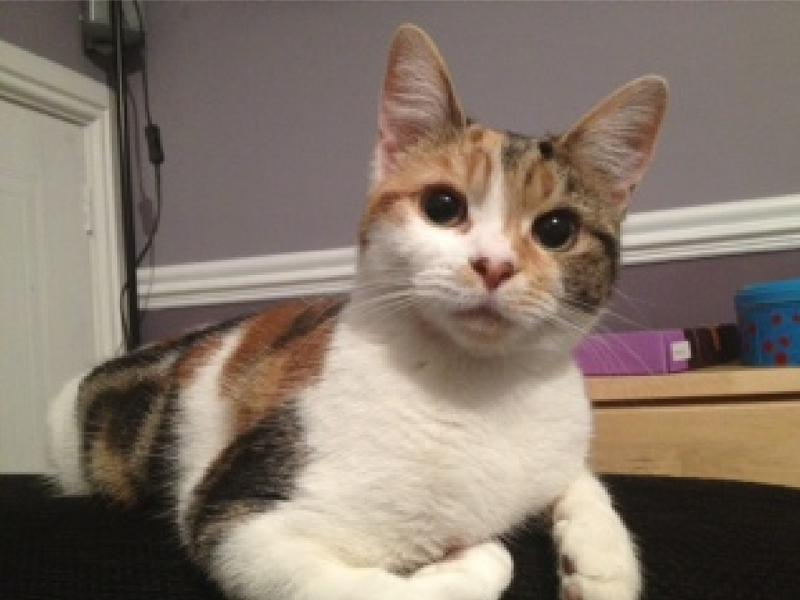
#> input picture images/cavendish.jpg, 800 x 600 px, found by its file name
$ jupyter execute 1.5_Convolution.ipynb
#> lines starting #> are read from the running program, lines starting #| are printed output that depends on the picture; after the words box and inside, x2 and y2 are one past the last pixel; in counts of white or black regions, pixels touching at a corner belong together
# Image processing

## Convolution

**Convolution** is a common method used in image processing to apply blurring, sharpening, embossing and edge detection to an image. Given an input image we can apply convolution using a **kernel** (or filter) on the input to produce an output image that has the kernel applied.

The convolution of an image array $X$ and a kernel array $Y$ is

```{math}
:label: convolution-equation

\begin{align*}
	Y(i,j) = K * X(i,j) = \sum_{p = -a}^{a} \sum_{q = -b}^{b} K(i-p,j-q) X(p,q)
\end{align*}
```

where $Y$ is the filtered image, $X$ is the original image, $K$ is a kernel filter. $K$ is usually a square matrix with odd numbers of rows and columns. To calculate the filtered image we align the kernel filter with elements of $X$, multiply the corresponding elements together and sum the result. For example consider the convolution of the image using the kernel shown below.

```{glue:figure} convolution-plot
:name: convolution-figure
:figwidth: 600px

```

Here the kernel is aligned to the first 3 rows and columns of the image. Calculating equation {eq}`convolution-equation`

\begin{align*}
    Y(1,1) &= 4(0.06) + 5(0.12) + 2(0.06) + 5(0.12) + 4(0.3) \\
    & \qquad + 3(0.12) + 2(0.06) + 1(0.12) + 2(0.06) = 3.48
\end{align*}

The kernel is then aligned to another pixel in the image and the calcualtions are repeated. Since we cannot align the centre of the kernel filter with the pixels on the edge (or near the edge with a larger kernel) the filtered image is slightly smaller than the original image. Since images that convolution is applied to ofter contain hundreds or thousands of pixels in the horizontal and vertical directions this loss of pixels is not usually a problem.

### Gaussian blur

By applying diferrent kernel filters to images can we can process images. A common application is to blur an image which can be done by applying the following kernel filter which is an approximation of a two-dimensional Gaussian curve

$$K_{blur} = \frac{1}{16} \begin{pmatrix} 1 & 2 & 1 \\ 2 & 4 & 2 \\ 1 & 2 & 1 \end{pmatrix}$$

The affects of applying Gaussian blur to an image can be seen in {numref}`blur-figure`.

```{glue:figure} blur-plot
:name: blur-figure

The original image (left) and with Gaussian blur applied (right).
```

### Unsharp masking

A common tool used in image manipulation software is the sharpen tool. Given a photograph that is slightly out of focus the edges around features in the photograph will appear blurred and blend into each other, sharpening is used to accentuate these edges giving the appearance of a sharper image (this is often the default 'enhance' filter). The unsharp masking kernel filter is

$$K_{sharpen} = \begin{pmatrix} 0 & -1 & 0 \\ -1 & 5 & -1 \\ 0 & -1 & 0 \end{pmatrix},$$

and the affect of sharpening an image can be seen in {numref}`sharpen-figure`.

```{glue:figure} sharpen-plot
:name: sharpen-figure

The original image (left) and with unsharp masking applied (right).
```

[cell 1]
import numpy as np
import matplotlib.pyplot as plt
import matplotlib.image as mpimg
import matplotlib.patches as patches
from myst_nb import glue
plt.rcParams['text.usetex'] = True


def plotarray(x0, y0, X):
#> called with x0 = 0, y0 = 0, X = array of shape (5, 5)
    for i in range(X.shape[0]):
        for j in range(X.shape[1]):
            x, y = x0 + i, y0 + j
            plt.fill([x, x+w, x+w, x], [y, y, y+w, y+w], fc='w', ec='k')
            plt.text(x+0.5*w, y+0.5*w-0.2, s=f'{X[i,j]}', ha='center', fontsize=14)


X = np.array([[1, 3, 2, 5, 4], [2, 5, 1, 4, 5], [1, 5, 2, 3, 2], [4, 1, 2, 4, 3], [4, 1, 5 ,2, 3]])
K = np.array([[1, 2, 1], [2, 4, 2], [1, 2, 1]])
K = np.around(K / np.sum(K), 2)
K[1,1] = 0.30

fig, ax = plt.subplots(figsize=(10, 4))

w = 1
x0, y0 = 0, 0
x1, y1 = 7, 1
plotarray(x0, y0, X)
plotarray(x1, y1, K)

for i in range(3):
    for j in range(3):
        plt.fill([i, i+w, i+w, i], [2+j, 2+j, 2+j+w, 2+j+w], fill=False, ec='k', lw=2)
        plt.fill([x1+i, x1+i+w, x1+i+w, x1+i], [y1+j, y1+j, y1+j+w, y1+j+w], fill=False, ec='k', lw=2)
        plt.fill([x1+5+i, x1+5+i+w, x1+5+i+w, x1+5+i], [y1+j, y1+j, y1+j+w, y1+j+w], fill=False, ec='k', lw=1)


plt.text(12.5, 3.3, s="3.48", fontsize=16,ha='center')
plt.text(2, -0.75, s="image", fontsize=16,ha='center')
plt.text(8.5, -0.75, s="kernel", fontsize=16,ha='center')
plt.text(13.5, -0.75, s="filtered image", fontsize=16,ha='center')
plt.axis('equal')
plt.axis('off')
plt.show()
glue("convolution-plot", fig, display=False)
#> (this line was passed over: myst_nb is not available in this run)

[cell 2]
import numpy as np
import matplotlib.pyplot as plt
import matplotlib.image as mpimg
import matplotlib.patches as patches
from myst_nb import glue
plt.rcParams['text.usetex'] = True

def convolve(X, kernel):
    ksize = kernel.shape[0]
    Ny, Nx, _ = X.shape
    Y_Nx, Y_Ny = Nx - 2 * (ksize // 2), Ny - 2 * (ksize // 2)
    Y = np.zeros((Y_Ny, Y_Nx, 3)).astype(int)
    for i in range(Y_Ny):
        for j in range(Y_Nx):
            for k in range(3):
                Y[i,j,k] = np.sum(X[i:i+ksize,j:j+ksize,k] * kernel)

    return Y


img1 = mpimg.imread("../images/cavendish.jpg")
#> img1 is the input picture: shape (600, 800, 3); mean R, G, B 132.5, 118.4, 106.8
blur = np.array([[1, 2, 1], [2, 4, 2], [1, 2, 1]]) / 16

img2 = convolve(img1, blur)

fig, ax = plt.subplots(1, 2, figsize=(12, 6))
ax[0].imshow(img1)
ax[1].imshow(img2)

glue("blur-plot", fig, display=False)
#> (this line was passed over: myst_nb is not available in this run)

[cell 3]
sharpen = np.array([[0, -1, 0], [-1, 5, -1], [0, -1, 0]])
img2 = convolve(img1, sharpen)
#> after the loop in convolve (call 2), `for i in range(Y_Ny):`:
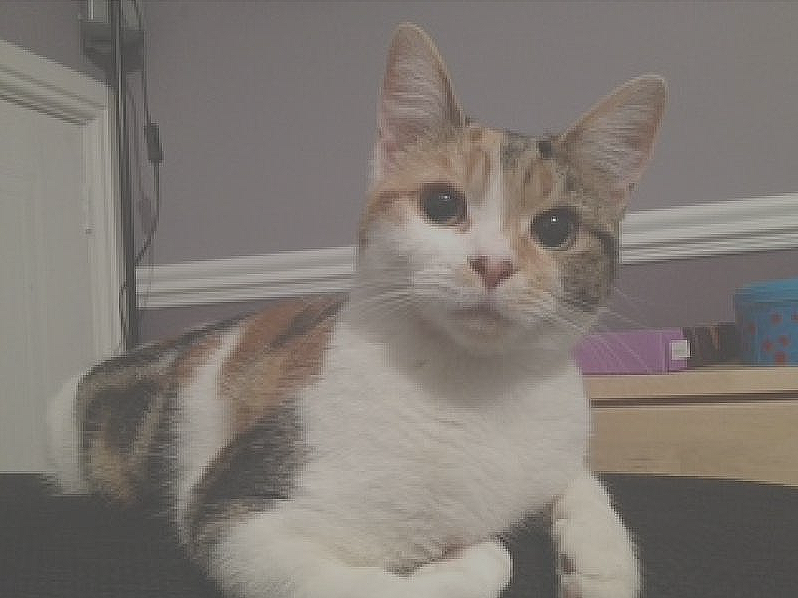
#> Y: shape (598, 798, 3) int64; mean R, G, B 132.6, 118.5, 106.8; drawn with min black and max white

img2[img2 < 0] = 0
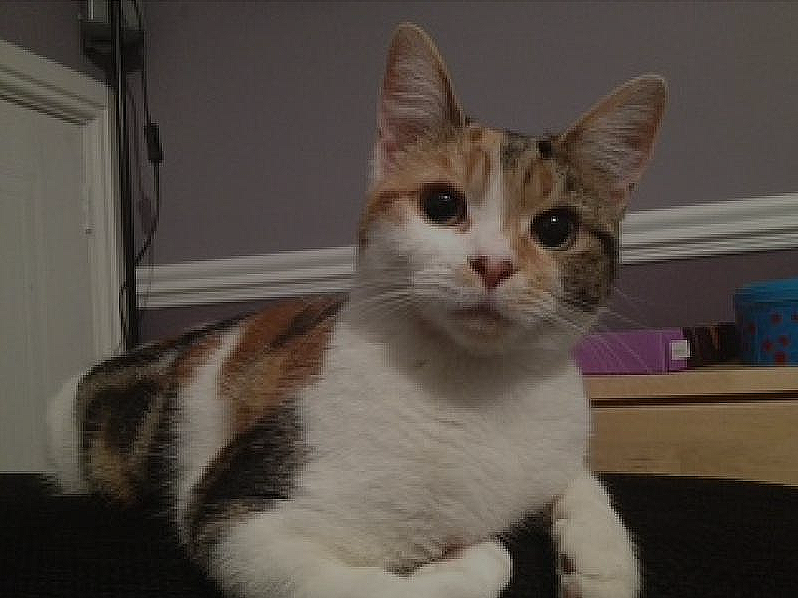
#> img2: shape (598, 798, 3) int64; 0.64% of pixels changed, all inside (x1, y1, x2, y2) = (0, 0, 798, 598); drawn with min black and max white
img2[img2 > 255] = 255
#> img2: shape (598, 798, 3) int64; 0.4% of pixels changed, all inside (x1, y1, x2, y2) = (75, 143, 798, 596)

fig, ax = plt.subplots(1, 2, figsize=(12, 6))
ax[0].imshow(img1)
ax[1].imshow(img2)

glue("sharpen-plot", fig, display=False)
#> (this line was passed over: myst_nb is not available in this run)
